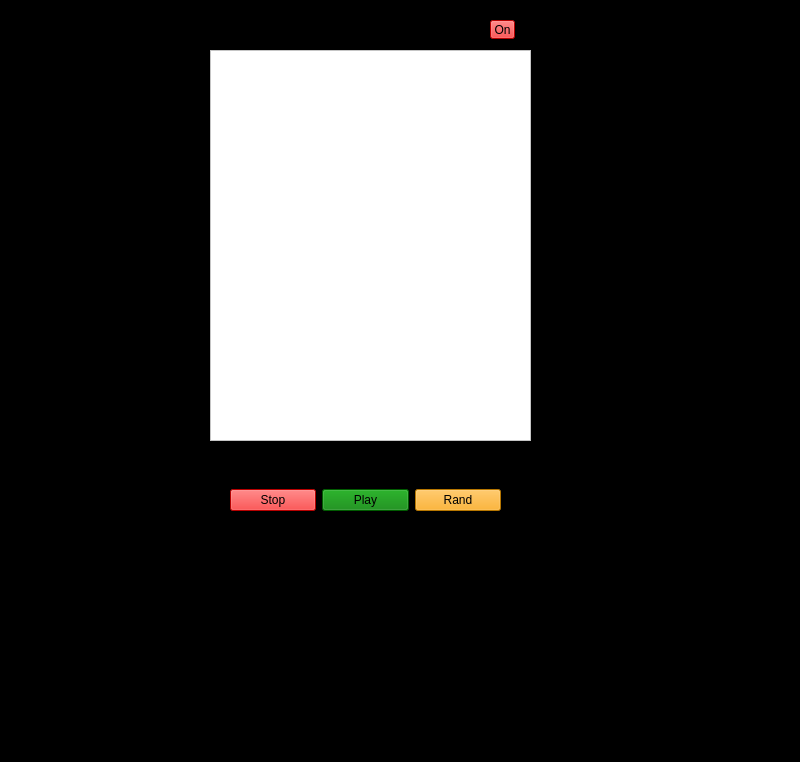
<?xml version="1.0" encoding="UTF-8"?>
<ui version="4.0">
 <class>MainWindow</class>
 <widget class="QMainWindow" name="MainWindow">
  <property name="geometry">
   <rect>
    <x>0</x>
    <y>0</y>
    <width>800</width>
    <height>762</height>
   </rect>
  </property>
  <property name="windowTitle">
   <string>MainWindow</string>
  </property>
  <property name="styleSheet">
   <string notr="true">background: black;</string>
  </property>
  <widget class="QWidget" name="centralwidget">
   <widget class="QListWidget" name="listWidget">
    <property name="geometry">
     <rect>
      <x>210</x>
      <y>50</y>
      <width>321</width>
      <height>391</height>
     </rect>
    </property>
    <property name="styleSheet">
     <string notr="true">background: white;</string>
    </property>
   </widget>
   <widget class="QToolButton" name="toolButton">
    <property name="geometry">
     <rect>
      <x>490</x>
      <y>20</y>
      <width>25</width>
      <height>19</height>
     </rect>
    </property>
    <property name="styleSheet">
     <string notr="true">background: red;</string>
    </property>
    <property name="text">
     <string>On</string>
    </property>
   </widget>
   <widget class="QWidget" name="horizontalLayoutWidget">
    <property name="geometry">
     <rect>
      <x>230</x>
      <y>460</y>
      <width>271</width>
      <height>81</height>
     </rect>
    </property>
    <layout class="QHBoxLayout" name="horizontalLayout">
     <item>
      <widget class="QPushButton" name="button_stop">
       <property name="styleSheet">
        <string notr="true">background: red;</string>
       </property>
       <property name="text">
        <string>Stop</string>
       </property>
      </widget>
     </item>
     <item>
      <widget class="QPushButton" name="button_play">
       <property name="styleSheet">
        <string notr="true">background: green;</string>
       </property>
       <property name="text">
        <string>Play</string>
       </property>
      </widget>
     </item>
     <item>
      <widget class="QPushButton" name="button_rand">
       <property name="styleSheet">
        <string notr="true">background: orange;</string>
       </property>
       <property name="text">
        <string>Rand</string>
       </property>
      </widget>
     </item>
    </layout>
   </widget>
  </widget>
  <widget class="QMenuBar" name="menubar">
   <property name="geometry">
    <rect>
     <x>0</x>
     <y>0</y>
     <width>800</width>
     <height>21</height>
    </rect>
   </property>
  </widget>
  <widget class="QStatusBar" name="statusbar"/>
 </widget>
 <resources/>
 <connections/>
</ui>
